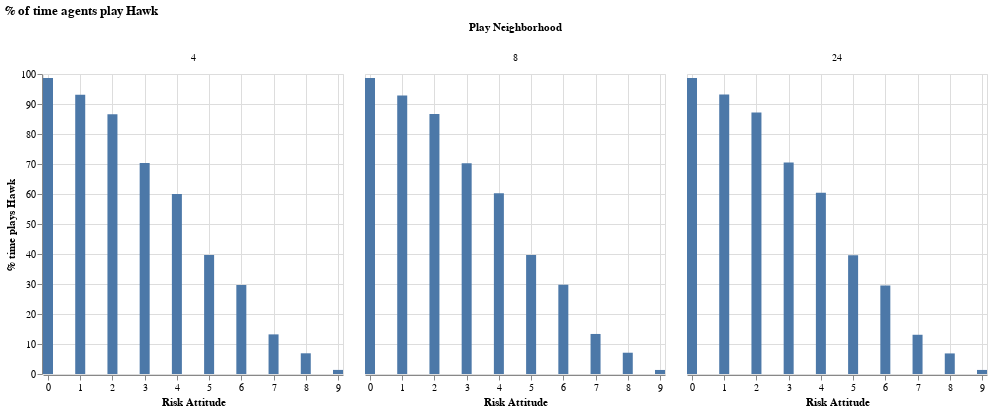

The code cell stored with this chart in its notebook:
### Markdown cell above
#### Play neighborhood

### Code cell
hawk_by_playnhood_riskattitude = (
    agent_df_params.group_by("play_neighborhood", "risk_attitude")
         .agg(n_plays=pl.col("played_hawk").count(), n_plays_hawk=pl.col("played_hawk").sum())
    .with_columns(
        pct_plays_hawk=pl.col("n_plays_hawk").truediv(pl.col("n_plays")).mul(100)
    )
)

alt.Chart(hawk_by_playnhood_riskattitude).mark_bar(width=10).encode(
    x=alt.X("risk_attitude", title="Risk Attitude").scale(domain=[0, 9]),                                                          
    y=alt.Y("pct_plays_hawk", title="% time plays Hawk")
).facet(column=alt.Column("play_neighborhood", title="Play Neighborhood")).properties(title="% of time agents play Hawk")

### Figure 1 — Vega-Lite specification as saved in the notebook (floating-point values rounded to 4 significant figures)
{"config": {"view": {"continuousWidth": 300, "continuousHeight": 300}}, "data": {"name": "data-a3b4082c44182f30a735bc82632cb371"}, "facet": {"column": {"field": "play_neighborhood", "title": "Play Neighborhood", "type": "quantitative"}}, "spec": {"mark": {"type": "bar", "width": 10}, "encoding": {"x": {"field": "risk_attitude", "scale": {"domain": [0, 9]}, "title": "Risk Attitude", "type": "quantitative"}, "y": {"field": "pct_plays_hawk", "title": "% time plays Hawk", "type": "quantitative"}}}, "title": "% of time agents play Hawk", "$schema": "https://vega.github.io/schema/vega-lite/v5.20.1.json", "datasets": {"data-a3b4082c44182f30a735bc82632cb371": [{"play_neighborhood": 8, "risk_attitude": 1, "n_plays": 4258850, "n_plays_hawk": 3954234, "pct_plays_hawk": 92.85}, {"play_neighborhood": 24, "risk_attitude": 3, "n_plays": 5073594, "n_plays_hawk": 3577114, "pct_plays_hawk": 70.5}, {"play_neighborhood": 8, "risk_attitude": 9, "n_plays": 4405914, "n_plays_hawk": 59399, "pct_plays_hawk": 1.348}, {"play_neighborhood": 24, "risk_attitude": 5, "n_plays": 5873785, "n_plays_hawk": 2327020, "pct_plays_hawk": 39.62}, {"play_neighborhood": 4, "risk_attitude": 7, "n_plays": 4321552, "n_plays_hawk": 570772, "pct_plays_hawk": 13.21}, {"play_neighborhood": 8, "risk_attitude": 4, "n_plays": 5900951, "n_plays_hawk": 3557231, "pct_plays_hawk": 60.28}, {"play_neighborhood": 8, "risk_attitude": 3, "n_plays": 5077452, "n_plays_hawk": 3566420, "pct_plays_hawk": 70.24}, {"play_neighborhood": 8, "risk_attitude": 5, "n_plays": 5903244, "n_plays_hawk": 2340061, "pct_plays_hawk": 39.64}, {"play_neighborhood": 24, "risk_attitude": 8, "n_plays": 4261676, "n_plays_hawk": 292262, "pct_plays_hawk": 6.858}, {"play_neighborhood": 4, "risk_attitude": 4, "n_plays": 5809557, "n_plays_hawk": 3486526, "pct_plays_hawk": 60.01}, {"play_neighborhood": 24, "risk_attitude": 0, "n_plays": 4379036, "n_plays_hawk": 4319519, "pct_plays_hawk": 98.64}, {"play_neighborhood": 4, "risk_attitude": 1, "n_plays": 4241863, "n_plays_hawk": 3947344, "pct_plays_hawk": 93.06}, {"play_neighborhood": 4, "risk_attitude": 0, "n_plays": 4424980, "n_plays_hawk": 4365305, "pct_plays_hawk": 98.65}, {"play_neighborhood": 24, "risk_attitude": 4, "n_plays": 5856742, "n_plays_hawk": 3540142, "pct_plays_hawk": 60.45}, {"play_neighborhood": 24, "risk_attitude": 2, "n_plays": 4345294, "n_plays_hawk": 3788122, "pct_plays_hawk": 87.18}, {"play_neighborhood": 8, "risk_attitude": 0, "n_plays": 4476795, "n_plays_hawk": 4416666, "pct_plays_hawk": 98.66}, {"play_neighborhood": 8, "risk_attitude": 8, "n_plays": 4249338, "n_plays_hawk": 301434, "pct_plays_hawk": 7.094}, {"play_neighborhood": 4, "risk_attitude": 2, "n_plays": 4351755, "n_plays_hawk": 3768246, "pct_plays_hawk": 86.59}, {"play_neighborhood": 4, "risk_attitude": 3, "n_plays": 5047785, "n_plays_hawk": 3550230, "pct_plays_hawk": 70.33}, {"play_neighborhood": 4, "risk_attitude": 9, "n_plays": 4350217, "n_plays_hawk": 59285, "pct_plays_hawk": 1.363}, {"play_neighborhood": 24, "risk_attitude": 9, "n_plays": 4390614, "n_plays_hawk": 59475, "pct_plays_hawk": 1.355}, {"play_neighborhood": 4, "risk_attitude": 5, "n_plays": 5828268, "n_plays_hawk": 2312605, "pct_plays_hawk": 39.68}, {"play_neighborhood": 24, "risk_attitude": 6, "n_plays": 5059237, "n_plays_hawk": 1490706, "pct_plays_hawk": 29.47}, {"play_neighborhood": 8, "risk_attitude": 2, "n_plays": 4401750, "n_plays_hawk": 3814736, "pct_plays_hawk": 86.66}, {"play_neighborhood": 24, "risk_attitude": 1, "n_plays": 4225328, "n_plays_hawk": 3936649, "pct_plays_hawk": 93.17}, {"play_neighborhood": 8, "risk_attitude": 6, "n_plays": 5110633, "n_plays_hawk": 1521970, "pct_plays_hawk": 29.78}, {"play_neighborhood": 8, "risk_attitude": 7, "n_plays": 4376423, "n_plays_hawk": 584108, "pct_plays_hawk": 13.35}, {"play_neighborhood": 4, "risk_attitude": 8, "n_plays": 4181387, "n_plays_hawk": 288577, "pct_plays_hawk": 6.901}, {"play_neighborhood": 4, "risk_attitude": 6, "n_plays": 5039686, "n_plays_hawk": 1493596, "pct_plays_hawk": 29.64}, {"play_neighborhood": 24, "risk_attitude": 7, "n_plays": 4360044, "n_plays_hawk": 570214, "pct_plays_hawk": 13.08}]}}
